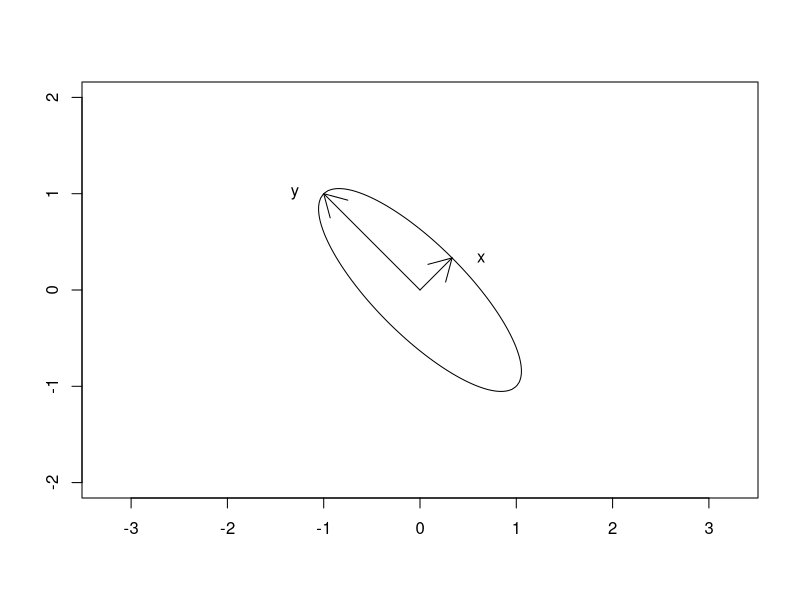

This figure's R source:
### Exercise 5

remove(list = ls())

x1 = seq(-2,2,le=100)
x2 = x1
A = matrix(c(5,4,4,5),2,2)

f= function(v1,v2)
{
  A[1,1]*v1^2+A[2,2]*v2^2+2*A[1,2]*v1*v2
}

resouter=outer(x1,x2,f)
contour(x1 ,x2 ,resouter,levels = 2, asp = 1, drawlabels = FALSE, xlim=c(-2,2), ylim = c(-2,2))

E=eigen(A)
E

###Diese Werte stimmen mit jenen überein, welche mit Hand berechnet wurden.

e10 = E$vectors[,1]
e11 = (sqrt(2)/sqrt(9))*e10
arrows(0,0,e11[1],e11[2],col = "black")
text(e11[1]+0.3,e11[2],"x")

e20 = E$vectors[,2]
e21 = (sqrt(2)/sqrt(1))*e20
arrows(0,0,e21[1],e21[2],col = "black")
text(e21[1]-0.3,e21[2],"y")

le11 = sqrt(sum(e11^2))
paste("Die Länge des Eigenvektors x beträgt:", round(le11, digits = 6))

le21 = sqrt(sum(e21^2))
paste("Die Länge des Eigenvektors y beträgt:", round(le21, digits = 6))

